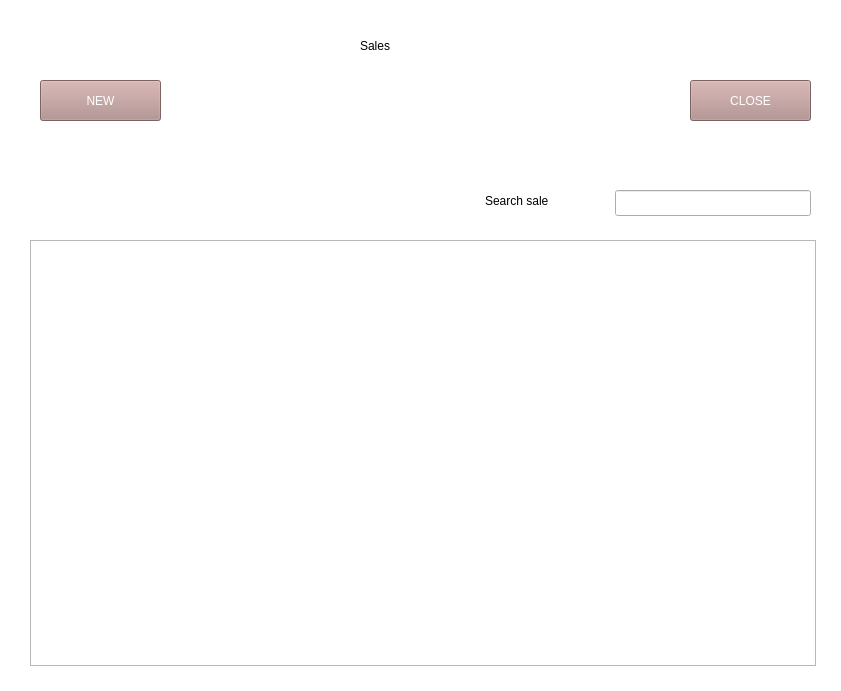
<?xml version="1.0" encoding="UTF-8"?>
<ui version="4.0">
 <class>Form</class>
 <widget class="QWidget" name="Form">
  <property name="geometry">
   <rect>
    <x>0</x>
    <y>0</y>
    <width>841</width>
    <height>691</height>
   </rect>
  </property>
  <property name="sizePolicy">
   <sizepolicy hsizetype="Expanding" vsizetype="Expanding">
    <horstretch>0</horstretch>
    <verstretch>0</verstretch>
   </sizepolicy>
  </property>
  <property name="windowTitle">
   <string>Form</string>
  </property>
  <widget class="QPushButton" name="create_sale_btn">
   <property name="geometry">
    <rect>
     <x>40</x>
     <y>80</y>
     <width>121</width>
     <height>41</height>
    </rect>
   </property>
   <property name="sizePolicy">
    <sizepolicy hsizetype="Expanding" vsizetype="Expanding">
     <horstretch>0</horstretch>
     <verstretch>0</verstretch>
    </sizepolicy>
   </property>
   <property name="styleSheet">
    <string notr="true">background-color: rgb(174, 139, 137);
color: rgb(255, 255, 255);
font: 75 14pt &quot;MS Shell Dlg 2&quot;;</string>
   </property>
   <property name="text">
    <string>NEW</string>
   </property>
  </widget>
  <widget class="QLabel" name="lb_title">
   <property name="geometry">
    <rect>
     <x>360</x>
     <y>25</y>
     <width>101</width>
     <height>41</height>
    </rect>
   </property>
   <property name="styleSheet">
    <string notr="true">font: 28pt &quot;Lucida Bright&quot;;</string>
   </property>
   <property name="text">
    <string>Sales</string>
   </property>
  </widget>
  <widget class="QLabel" name="lb_filter">
   <property name="geometry">
    <rect>
     <x>485</x>
     <y>185</y>
     <width>121</width>
     <height>31</height>
    </rect>
   </property>
   <property name="styleSheet">
    <string notr="true">font: 15pt &quot;Lucida Bright&quot;;</string>
   </property>
   <property name="text">
    <string>Search sale</string>
   </property>
  </widget>
  <widget class="QLabel" name="antet_color">
   <property name="geometry">
    <rect>
     <x>-30</x>
     <y>-25</y>
     <width>1226</width>
     <height>781</height>
    </rect>
   </property>
   <property name="sizePolicy">
    <sizepolicy hsizetype="Expanding" vsizetype="Expanding">
     <horstretch>0</horstretch>
     <verstretch>0</verstretch>
    </sizepolicy>
   </property>
   <property name="styleSheet">
    <string notr="true">background-color: rgb(255, 255, 255);</string>
   </property>
   <property name="text">
    <string/>
   </property>
  </widget>
  <widget class="QFrame" name="sales_view_layout">
   <property name="geometry">
    <rect>
     <x>30</x>
     <y>240</y>
     <width>786</width>
     <height>426</height>
    </rect>
   </property>
   <property name="frameShape">
    <enum>QFrame::StyledPanel</enum>
   </property>
   <property name="frameShadow">
    <enum>QFrame::Raised</enum>
   </property>
  </widget>
  <widget class="QLineEdit" name="lineEdit">
   <property name="geometry">
    <rect>
     <x>615</x>
     <y>190</y>
     <width>196</width>
     <height>26</height>
    </rect>
   </property>
  </widget>
  <widget class="QPushButton" name="create_sale_btn_2">
   <property name="geometry">
    <rect>
     <x>690</x>
     <y>80</y>
     <width>121</width>
     <height>41</height>
    </rect>
   </property>
   <property name="sizePolicy">
    <sizepolicy hsizetype="Expanding" vsizetype="Expanding">
     <horstretch>0</horstretch>
     <verstretch>0</verstretch>
    </sizepolicy>
   </property>
   <property name="styleSheet">
    <string notr="true">background-color: rgb(174, 139, 137);
color: rgb(255, 255, 255);
font: 75 14pt &quot;MS Shell Dlg 2&quot;;</string>
   </property>
   <property name="text">
    <string>CLOSE</string>
   </property>
  </widget>
  <zorder>antet_color</zorder>
  <zorder>create_sale_btn</zorder>
  <zorder>lb_title</zorder>
  <zorder>lb_filter</zorder>
  <zorder>sales_view_layout</zorder>
  <zorder>lineEdit</zorder>
  <zorder>create_sale_btn_2</zorder>
 </widget>
 <resources/>
 <connections/>
</ui>
